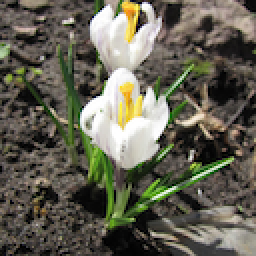
#> input picture Week3/Day2/DailyChall/Flower Color Images Dataset/flowers/flowers/19_010.png, 128 x 128 px, found by its file name (shown 2 times larger)
$ jupyter execute DailyChallengew3d2.ipynb   (shell and % lines are left out)
#> lines starting #> are read from the running program, lines starting #| are printed output that depends on the picture
[cell 1]
from google.colab import files
files.upload()
#> the answer given: 19_010.png


from PIL import Image
import matplotlib.pyplot as plt

image_path = 'flowers/flowers/19_010.png'

original_image = Image.open(image_path)
#> original_image is the input picture: PIL image 128x128 RGBA; mean R, G, B, A 99.6, 97.5, 83.4, 255

plt.imshow(original_image)
plt.axis('off')
plt.show()

from scipy.ndimage import rotate
import numpy as np

def rotate_image_30_degrees(image):
    image_array = np.array(image)
    rotated_array = rotate(image_array, 30, reshape=False)
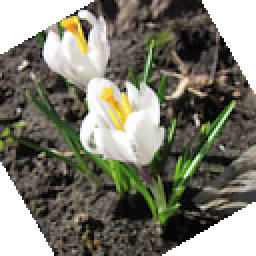
#> rotated_array: shape (128, 128, 4) (shown 2 times larger); mean R, G, B, A 83.6, 82.6, 69.7, 213.8; transparent parts drawn white
    return Image.fromarray(rotated_array.astype('uint8'))

rotated_image = rotate_image_30_degrees(original_image)

plt.imshow(rotated_image)
plt.axis('off')
plt.show()

from PIL import ImageOps
flipped_horizontal = ImageOps.mirror(original_image)
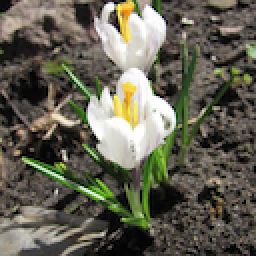
#> flipped_horizontal: PIL image 128x128 RGBA (shown 2 times larger); mean R, G, B, A 99.6, 97.5, 83.4, 255

flipped_vertical = ImageOps.flip(original_image)
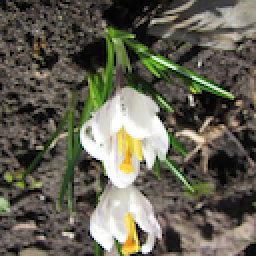
#> flipped_vertical: PIL image 128x128 RGBA (shown 2 times larger); mean R, G, B, A 99.6, 97.5, 83.4, 255

plt.imshow(flipped_horizontal)
plt.axis('off')
plt.show()

plt.imshow(flipped_vertical)
plt.axis('off')
plt.show()

def zoom_image(image, scale=1.2):
#> called with scale = 1.2
    width, height = image.size
#> width = 128; height = 128
    new_size = (int(width * scale), int(height * scale))
#> new_size = (153, 153)
    return image.resize(new_size)
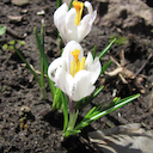
#> returned value: PIL image 153x153 RGBA; mean R, G, B, A 99.6, 97.5, 83.4, 255

zoomed_image = zoom_image(original_image)
plt.imshow(zoomed_image)
plt.axis('off')
plt.show()

$ run again, with Week3/Day2/DailyChall/Flower Color Images Dataset/flowers/flowers/00_026.png copied over Week3/Day2/DailyChall/Flower Color Images Dataset/flowers/flowers/19_010.png
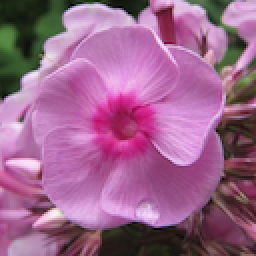
#> input picture Week3/Day2/DailyChall/Flower Color Images Dataset/flowers/flowers/00_026.png, 128 x 128 px, found by its file name (shown 2 times larger)
#> original_image is the input picture: PIL image 128x128 RGBA; mean R, G, B, A 156.1, 100.5, 139.9, 255
#> `flipped_vertical = ImageOps.flip(original_image)`:
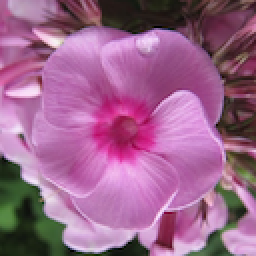
#> flipped_vertical: PIL image 128x128 RGBA (shown 2 times larger); mean R, G, B, A 156.1, 100.5, 139.9, 255
#> in zoom_image, `return image.resize(new_size)`:
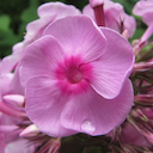
#> returned value: PIL image 153x153 RGBA; mean R, G, B, A 156.1, 100.5, 139.9, 255

$ run again, with Week3/Day2/DailyChall/Flower Color Images Dataset/flowers/flowers/00_027.png copied over Week3/Day2/DailyChall/Flower Color Images Dataset/flowers/flowers/19_010.png
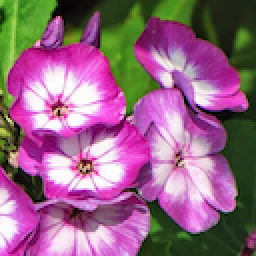
#> input picture Week3/Day2/DailyChall/Flower Color Images Dataset/flowers/flowers/00_027.png, 128 x 128 px, found by its file name (shown 2 times larger)
#> original_image is the input picture: PIL image 128x128 RGBA; mean R, G, B, A 148.9, 101.6, 131.2, 255
#> `flipped_vertical = ImageOps.flip(original_image)`:
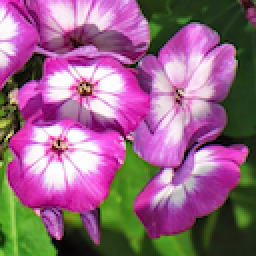
#> flipped_vertical: PIL image 128x128 RGBA (shown 2 times larger); mean R, G, B, A 148.9, 101.6, 131.2, 255
#> in zoom_image, `return image.resize(new_size)`:
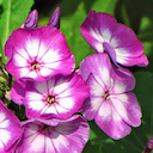
#> returned value: PIL image 153x153 RGBA; mean R, G, B, A 148.9, 101.6, 131.2, 255

$ run again, with Week3/Day2/DailyChall/Flower Color Images Dataset/flowers/flowers/00_030.png copied over Week3/Day2/DailyChall/Flower Color Images Dataset/flowers/flowers/19_010.png
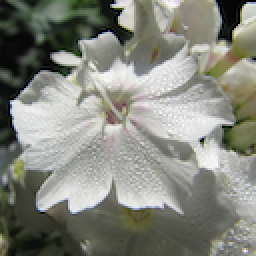
#> input picture Week3/Day2/DailyChall/Flower Color Images Dataset/flowers/flowers/00_030.png, 128 x 128 px, found by its file name (shown 2 times larger)
#> original_image is the input picture: PIL image 128x128 RGBA; mean R, G, B, A 132.5, 134.3, 125.1, 255
#> `flipped_vertical = ImageOps.flip(original_image)`:
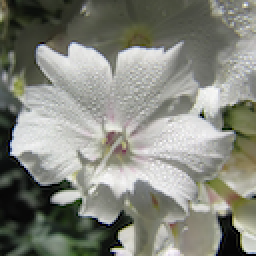
#> flipped_vertical: PIL image 128x128 RGBA (shown 2 times larger); mean R, G, B, A 132.5, 134.3, 125.1, 255
#> in zoom_image, `return image.resize(new_size)`:
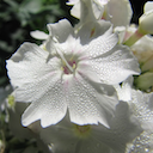
#> returned value: PIL image 153x153 RGBA; mean R, G, B, A 132.6, 134.3, 125.1, 255
